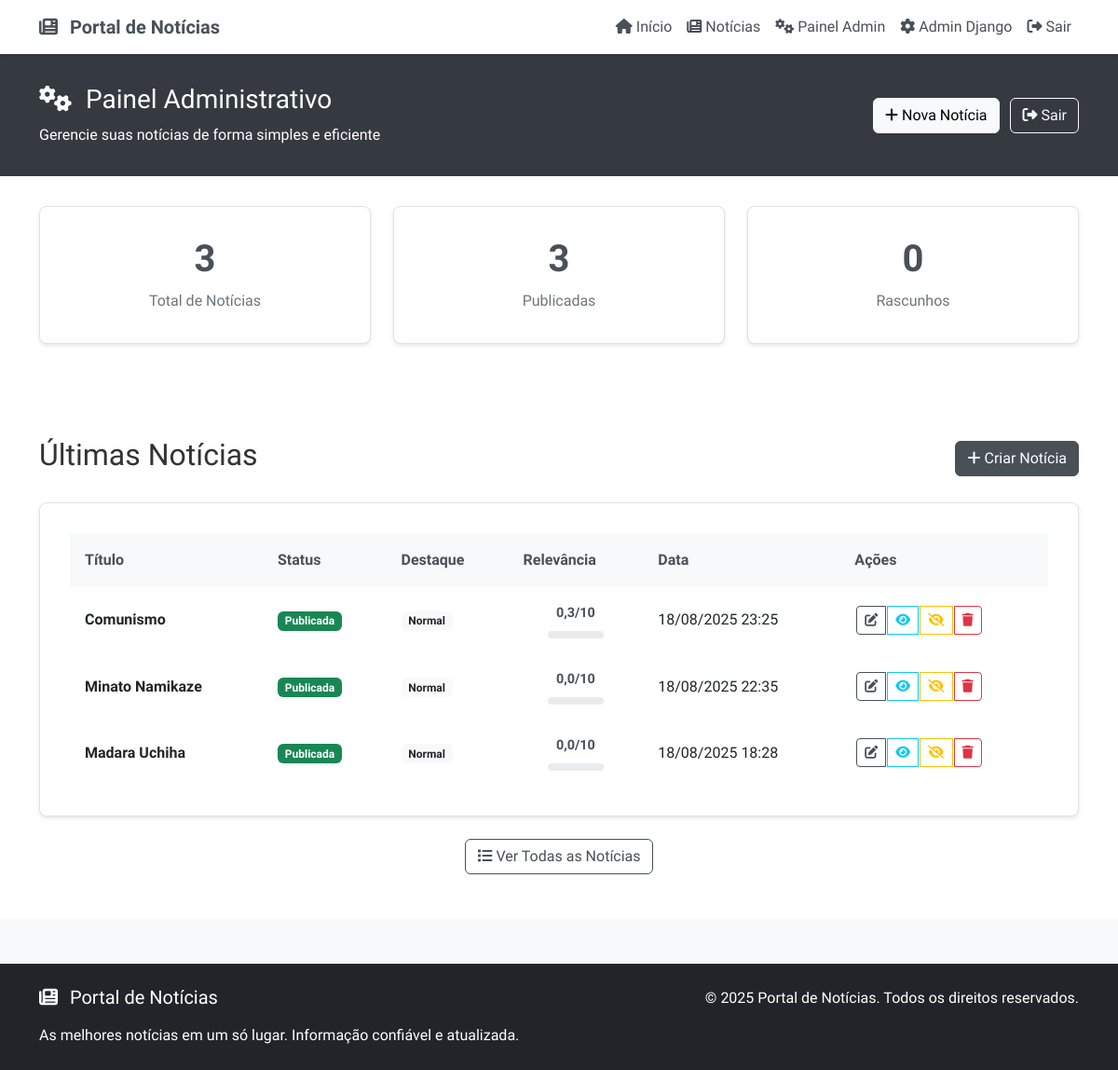
Screenshot of /painel/ (signed in) with the database file from the repository.
### noticias/models.py (models this page shows, shortened)
class Noticia(models.Model):
    titulo = models.CharField(max_length=200, verbose_name='Título')
    resumo = models.TextField(max_length=500, verbose_name='Resumo')
    conteudo = models.TextField(verbose_name='Conteúdo')
    imagem = models.ImageField(upload_to='noticias/', verbose_name='Imagem da Notícia', blank=False, null=False)
    destaque = models.BooleanField(default=False, verbose_name='Notícia em Destaque')
    relevancia_score = models.FloatField(default=0.0, verbose_name='Score de Relevância')
    palavras_chave = models.TextField(blank=True, verbose_name='Palavras-chave Extraídas')
    data_criacao = models.DateTimeField(auto_now_add=True, verbose_name='Data de Criação')
    data_publicacao = models.DateTimeField(default=timezone.now, verbose_name='Data de Publicação')
    publicada = models.BooleanField(default=True, verbose_name='Publicada')
    class Meta:
        verbose_name = 'Notícia'
        verbose_name_plural = 'Notícias'
        ordering = ['-relevancia_score', '-data_publicacao']

### noticias/views.py (the view)
# urls.py: path('painel/', views.painel_admin, name='painel_admin'),
@login_required(login_url='noticias:login_admin')
def painel_admin(request):
    if not request.user.is_staff:
        messages.error(request, 'Você não tem permissão para acessar o painel administrativo.')
        return redirect('noticias:home')
    noticias = Noticia.objects.all().order_by('-data_publicacao')
    total_noticias = noticias.count()
    noticias_publicadas = noticias.filter(publicada=True).count()
    noticias_rascunho = noticias.filter(publicada=False).count()
    context = {
        'noticias': noticias[:10],  # Últimas 10 notícias
        'total_noticias': total_noticias,
        'noticias_publicadas': noticias_publicadas,
        'noticias_rascunho': noticias_rascunho,
    }
    return render(request, 'noticias/painel_admin.html', context)

### templates/noticias/painel_admin.html (shortened to what this page needs)
{% extends 'base.html' %}
{% load static %}
{% block content %}
<div class="admin-panel">
    <div class="admin-header">
        <div class="container">
            <div class="row align-items-center">
                <div class="col-md-8">
                    <h1 class="h3 mb-0">
                        <i class="fas fa-cogs me-2"></i>
                        Painel Administrativo
                    </h1>
                    <p class="mb-0 mt-2">Gerencie suas notícias de forma simples e eficiente</p>
                </div>
                <div class="col-md-4 text-md-end">
                    <a href="{% url 'noticias:criar_noticia' %}" class="btn btn-light me-2">
                        <i class="fas fa-plus me-1"></i>Nova Notícia
                    </a>
                    <a href="{% url 'noticias:logout_admin' %}" class="btn btn-outline-light">
                        <i class="fas fa-sign-out-alt me-1"></i>Sair
                    </a>
                </div>
            </div>
        </div>
    </div>
    <div class="admin-stats">
        <div class="container">
            <div class="row">
                <div class="col-md-4">
                    <div class="stat-card">
                        <h3>{{ total_noticias }}</h3>
                        <p>Total de Notícias</p>
                    </div>
                </div>
                <div class="col-md-4">
                    <div class="stat-card">
                        <h3>{{ noticias_publicadas }}</h3>
                        <p>Publicadas</p>
                    </div>
                </div>
                <div class="col-md-4">
                    <div class="stat-card">
                        <h3>{{ noticias_rascunho }}</h3>
                        <p>Rascunhos</p>
                    </div>
                </div>
            </div>
        </div>
    </div>
    <div class="admin-content">
        <div class="container">
            <div class="row">
                <div class="col-12">
                    <div class="d-flex justify-content-between align-items-center mb-4">
                        <h2>Últimas Notícias</h2>
                        <a href="{% url 'noticias:criar_noticia' %}" class="btn btn-primary">
                            <i class="fas fa-plus me-1"></i>Criar Notícia
                        </a>
                    </div>
                    <div class="news-table">
                        <table class="table table-hover">
                            <thead>
                                <tr>
                                    <th>Título</th>
                                    <th>Status</th>
                                    <th>Destaque</th>
                                    <th>Relevância</th>
                                    <th>Data</th>
                                    <th>Ações</th>
                                </tr>
                            </thead>
                            <tbody>
                                {% for noticia in noticias %}
                                <tr>
                                    <td>
                                        <strong>{{ noticia.titulo }}</strong>
                                    </td>
                                    <td>
                                        {% if noticia.publicada %}
                                            <span class="badge bg-success">Publicada</span>
                                        {% else %}
                                            <span class="badge bg-secondary">Rascunho</span>
                                        {% endif %}
                                    </td>
                                    <td>
                                        {% if noticia.destaque %}
                                            <span class="badge bg-warning text-dark">
                                                <i class="fas fa-star me-1"></i>Destaque
                                            </span>
                                        {% else %}
                                            <span class="badge bg-light text-dark">Normal</span>
                                        {% endif %}
                                    </td>
                                    <td>
                                        <div class="relevancia-score">
                                            <span class="score-number">{{ noticia.relevancia_score }}/10</span>
                                            <div class="score-bar">
                                            </div>
                                        </div>
                                    </td>
                                    <td>{{ noticia.data_publicacao|date:"d/m/Y H:i" }}</td>
                                    <td>
                                        <div class="btn-group" role="group">
                                            <a href="{% url 'noticias:editar_noticia' noticia.pk %}"
                                               class="btn btn-sm btn-outline-primary"
                                               title="Editar">
                                                <i class="fas fa-edit"></i>
                                            </a>
                                            <a href="{% url 'noticias:noticia_detalhe' noticia.pk %}"
                                               class="btn btn-sm btn-outline-info"
                                               title="Visualizar"
                                               target="_blank">
                                                <i class="fas fa-eye"></i>
                                            </a>
                                            <a href="{% url 'noticias:toggle_publicacao' noticia.pk %}"
                                               class="btn btn-sm btn-outline-warning"
                                               title="{% if noticia.publicada %}Despublicar{% else %}Publicar{% endif %}">
                                                <i class="fas fa-{% if noticia.publicada %}eye-slash{% else %}eye{% endif %}"></i>
                                            </a>
                                            <a href="{% url 'noticias:excluir_noticia' noticia.pk %}"
                                               class="btn btn-sm btn-outline-danger"
                                               title="Excluir">
                                                <i class="fas fa-trash"></i>
                                            </a>
                                        </div>
                                    </td>
                                </tr>
                                {% endfor %}
                            </tbody>
                        </table>
                    </div>
                    {% if noticias %}
                    <div class="text-center mt-4">
                        <a href="{% url 'noticias:lista_noticias' %}" class="btn btn-outline-primary">
                            <i class="fas fa-list me-1"></i>Ver Todas as Notícias
                        </a>
                    </div>
                    {% endif %}
                </div>
            </div>
        </div>
    </div>
</div>
{% endblock %}

### static/css/style.css (style rules this page uses)
* { margin: 0; padding: 0; box-sizing: border-box; }
body { font-family: 'Georgia', serif; line-height: 1.6; color: #333; background-color: #f8f9fa; }
.btn-primary { background-color: #495057; border-color: #495057; }
.btn-outline-primary { color: #495057; border-color: #495057; }
.admin-panel { background-color: #f8f9fa; min-height: 100vh; }
.admin-header { background: linear-gradient(135deg, #495057 0%, #6c757d 100%); color: white; padding: 30px 0; }
.admin-stats { padding: 40px 0; }
.stat-card { background: white; border-radius: 8px; box-shadow: 0 2px 10px rgba(0,0,0,0.1); padding: 25px; text-align: center; margin-bottom: 20px; }
.stat-card h3 { font-size: 2.5rem; font-weight: bold; color: #495057; margin-bottom: 10px; }
.stat-card p { color: #6c757d; font-weight: 500; }
.admin-content { padding: 40px 0; }
.news-table { background: white; border-radius: 8px; box-shadow: 0 2px 10px rgba(0,0,0,0.1); overflow: hidden; }
.news-table .table { margin-bottom: 0; }
.news-table th { background-color: #f8f9fa; border-bottom: 2px solid #e9ecef; font-weight: 600; color: #495057; }
.news-table td { vertical-align: middle; }
.admin-panel { min-height: 100vh; background: #f8f9fa; }
.admin-header { background: #343a40; padding: 2rem 0; color: white; }
.admin-stats { padding: 2rem 0; background: white; }
.stat-card { background: white; padding: 2rem; border-radius: 8px; text-align: center; box-shadow: 0 2px 4px rgba(0, 0, 0, 0.1); border: 1px solid #dee2e6; }
.stat-card h3 { font-size: 2.5rem; color: #495057; margin-bottom: 0.5rem; }
.stat-card p { color: #6c757d; font-weight: 500; margin: 0; }
.admin-content { padding: 3rem 0; background: white; min-height: 60vh; }
.news-table { background: white; border-radius: 8px; padding: 2rem; box-shadow: 0 2px 4px rgba(0, 0, 0, 0.1); border: 1px solid #dee2e6; }
.news-table .table { margin: 0; }
.news-table .table th { border: none; background: #f8f9fa; color: #495057; font-weight: 600; padding: 1rem; }
.news-table .table td { border: none; padding: 1rem; vertical-align: middle; }
.btn-group .btn { margin: 0 2px; }
.relevancia-score { display: flex; flex-direction: column; align-items: center; gap: 0.5rem; }
.score-number { font-weight: 600; color: #495057; font-size: 0.9rem; }
.score-bar { width: 60px; height: 8px; background: #e9ecef; border-radius: 4px; overflow: hidden; }

### rows the page displays
Noticia: titulo "Comunismo", publicada "Publicada", destaque "Normal", relevancia_score "0,3", data_publicacao "18/08/2025 23:25"
Noticia: titulo "Minato Namikaze", publicada "Publicada", destaque "Normal", relevancia_score "0,0", data_publicacao "18/08/2025 22:35"
Noticia: titulo "Madara Uchiha", publicada "Publicada", destaque "Normal", relevancia_score "0,0", data_publicacao "18/08/2025 18:28"

### other values shown
{{ total_noticias }} "3"
{{ noticias_publicadas }} "3"
{{ noticias_rascunho }} "0"
